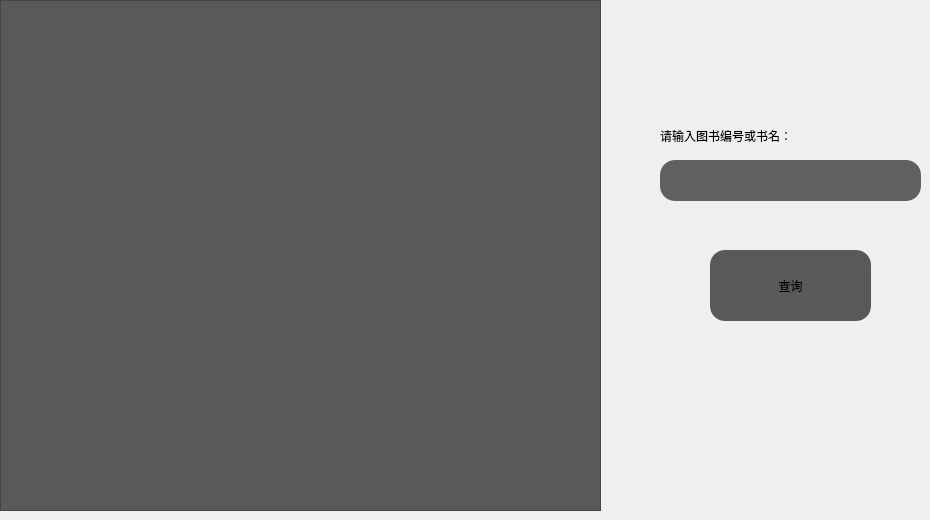
      <widget class="QWidget" name="tab_17">
       <property name="layoutDirection">
        <enum>Qt::LeftToRight</enum>
       </property>
       <property name="styleSheet">
        <string notr="true"/>
       </property>
       <attribute name="title">
        <string>查询</string>
       </attribute>
       <widget class="QLabel" name="label_47">
        <property name="geometry">
         <rect>
          <x>660</x>
          <y>120</y>
          <width>201</width>
          <height>31</height>
         </rect>
        </property>
        <property name="styleSheet">
         <string notr="true">font: 10pt &quot;苹方-简&quot;;</string>
        </property>
        <property name="text">
         <string>请输入图书编号或书名：</string>
        </property>
       </widget>
       <widget class="QLineEdit" name="lineEdit_36">
        <property name="geometry">
         <rect>
          <x>660</x>
          <y>160</y>
          <width>261</width>
          <height>41</height>
         </rect>
        </property>
        <property name="styleSheet">
         <string notr="true">background-color: rgb(97, 97, 97);
border-top-left-radius:15px;
border-top-right-radius:15px;
border-bottom-right-radius:15px;
border-bottom-left-radius:15px;</string>
        </property>
       </widget>
       <widget class="QPushButton" name="pushButton_23">
        <property name="geometry">
         <rect>
          <x>710</x>
          <y>250</y>
          <width>161</width>
          <height>71</height>
         </rect>
        </property>
        <property name="layoutDirection">
         <enum>Qt::LeftToRight</enum>
        </property>
        <property name="styleSheet">
         <string notr="true">QPushButton{
    border-top-left-radius:15px;
    background-color: rgb(89, 89, 89);
    border-top-right-radius:15px;
    border-bottom-right-radius:15px;
    border-bottom-left-radius:15px;
    }
QPushButton:hover{
    
	background-color: rgb(104, 104, 104);
    }</string>
        </property>
        <property name="text">
         <string>查询</string>
        </property>
       </widget>
       <widget class="QTableWidget" name="tableWidget_3">
        <property name="geometry">
         <rect>
          <x>0</x>
          <y>0</y>
          <width>601</width>
          <height>511</height>
         </rect>
        </property>
        <property name="styleSheet">
         <string notr="true">background-color: rgb(89, 89, 89);
font: 10pt &quot;苹方-简&quot;;</string>
        </property>
       </widget>
      </widget>
